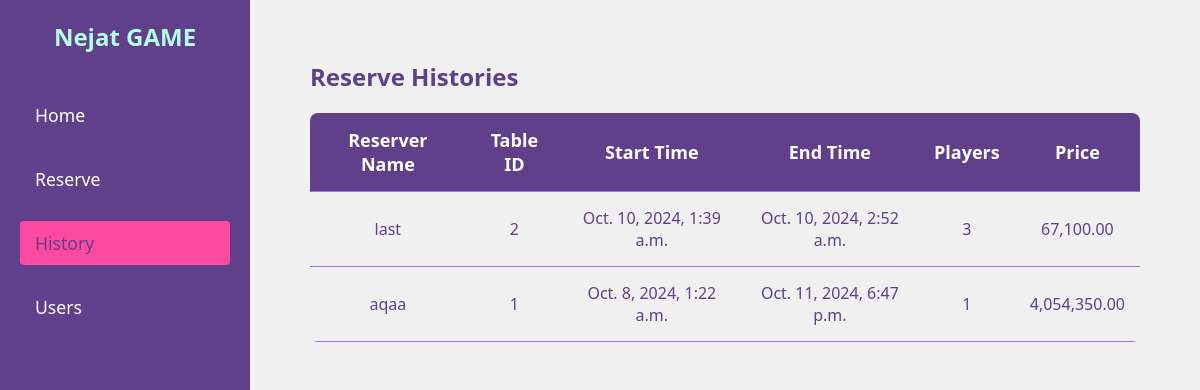
The app's page /history with its own data.
### authy/models.py (models this page shows, shortened)
class Reserve(models.Model):
    reserver = models.TextField(null=True, blank=True)
    table = models.ForeignKey(Table, on_delete=models.CASCADE)
    players_num = models.IntegerField(null=True, blank=True)
    reserve_time = models.DateTimeField(auto_now_add=True)
    is_ended = models.BooleanField(default=False)
    price = models.DecimalField(max_digits=9, decimal_places=2, null=True, blank=True)
    reserve_end_time = models.DateTimeField(null=True, blank=True)
    def show_price(self):
        return "{:,}".format(self.price)

class Table(models.Model):
    number = models.IntegerField()
    is_reserved = models.BooleanField(default=False)

### authy/views.py (the view)
# urls.py: path('history', authy.views.history, name='history'),
def history(request):
    reserves = Reserve.objects.filter(is_ended=True).order_by('-id')
    return render(request, 'history.html', {'reserves': reserves})

### templates/history.html (shortened to what this page needs)
{% extends 'base.html' %}
{% block content %}
<section class="history-section">
    <h2>Reserve Histories</h2>
    <table class="history-table">
        <thead>
            <tr>
                <th>Reserver Name</th>
                <th>Table ID</th>
                <th>Start Time</th>
                <th>End Time</th>
                <th>Players</th>
                <th>Price</th>
            </tr>
        </thead>
        <tbody>
            {% for reserve in reserves %}
            <tr>
                <td>{{ reserve.reserver }}</td>
                <td>{{ reserve.table.number }}</td>
                <td>{{ reserve.reserve_time }}</td>
                <td>{{ reserve.reserve_end_time }}</td>
                <td>{{ reserve.players_num }}</td>
                <td>{{ reserve.show_price }}</td>
            </tr>
            {% endfor %}
        </tbody>
    </table>
</section>
{% endblock %}

### templates/base.html (shortened to what this page needs)
<!DOCTYPE html>
{% load static %}
<html lang="en">
<head>
    <link rel="stylesheet" href="{% static 'styles.css' %}">
</head>
<body>
    <div class="container">
        <aside class="sidebar">
            <div class="logo">
                <h1>Nejat GAME</h1>
            </div>
            <nav class="nav">
                <ul>
                    <li><a href="{% url 'home' %}" class="{% if request.resolver_match.url_name == 'home' %}active{% endif %}">Home</a></li>
                    <li><a href="{% url 'reserve' %}" class="{% if request.resolver_match.url_name == 'reserve' %}active{% endif %}">Reserve</a></li>
                    <li><a href="{% url 'history' %}" class="{% if request.resolver_match.url_name == 'history' %}active{% endif %}">History</a></li>
                    <li><a href="{% url 'home' %}" class="{% if request.resolver_match.url_name == 'users' %}active{% endif %}">Users</a></li>
                </ul>
            </nav>
        </aside>
        <main class="main-content">
            {% block content %}{% endblock %}
        </main>
    </div>
</body>
</html>

### static/styles.css (style rules this page uses)
:root { --primary-color: #603f8b; --accent-color: #b4fee7; --secondary-color: #a16ae8; --highlight-color: #fd49a0; --text-color: #ffffff; --background-color: #f0f0f0; }
* { margin: 0; padding: 0; box-sizing: border-box; font-family: 'Segoe UI', Tahoma, Geneva, Verdana, sans-serif; }
body { background-color: var(--background-color); color: var(--text-color); }
.container { display: flex; min-height: 100vh; }
.sidebar { width: 250px; background-color: var(--primary-color); padding: 20px; position: fixed; height: 100%; transition: width 0.3s; }
.logo h1 { color: var(--accent-color); text-align: center; margin-bottom: 40px; font-size: 1.5em; }
.nav ul { list-style: none; }
.nav ul li { margin: 20px 0; }
.nav ul li a { color: var(--text-color); text-decoration: none; font-size: 1.1em; display: block; padding: 10px 15px; border-radius: 4px; transition: background-color 0.3s, color 0.3s; }
.nav ul li a:hover, .nav ul li a.active { background-color: var(--highlight-color); color: var(--primary-color); }
.main-content { margin-left: 250px; padding: 40px; flex: 1; background-color: var(--background-color); min-height: 100vh; }
.history-section { background-color: var(--background-color); padding: 20px; border-radius: 8px; }
.history-section h2 { color: var(--primary-color); margin-bottom: 20px; }
.history-table { width: 100%; border-collapse: collapse; background-color: var(--accent-color); border-radius: 8px; overflow: hidden; }
.history-table th, .history-table td { padding: 15px; text-align: center; border-bottom: 1px solid var(--secondary-color); }
.history-table th { background-color: var(--primary-color); color: var(--text-color); font-size: 18px; }
.history-table td { background-color: var(--background-color); color: var(--primary-color); font-size: 16px; }

### records on screen
Reserve: reserver "last", table.number "2", reserve_time "Oct. 10, 2024, 1:39 a.m.", reserve_end_time "Oct. 10, 2024, 2:52 a.m.", players_num "3", show_price "67,100.00"
Reserve: reserver "aqaa", table.number "1", reserve_time "Oct. 8, 2024, 1:22 a.m.", reserve_end_time "Oct. 11, 2024, 6:47 p.m.", players_num "1", show_price "4,054,350.00"
